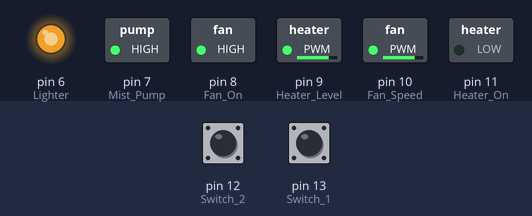
Recording of a sketch running on a simulated Arduino Uno, built with avr-gcc and run on an emulated ATmega328P. On the bench: switched loads named in the sketch (green lamp = pin HIGH), output pins drawn as LEDs (lit = HIGH). The inputs (shaded band) are chosen by the test bench; at power-on: pin 13 (Switch_1) HIGH, pin 12 (Switch_2) HIGH. What the sketch prints to the serial monitor is not drawn.

Above: at 2.29 s.
2.3 s: pin 13 (Switch_1) pulled LOW for 1 s
At 2.7 s:
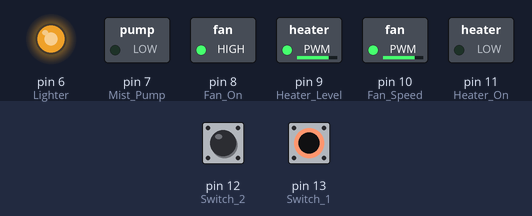
5.3 s: pin 13 (Switch_1) pulled LOW for 1 s
At 7.1 s:
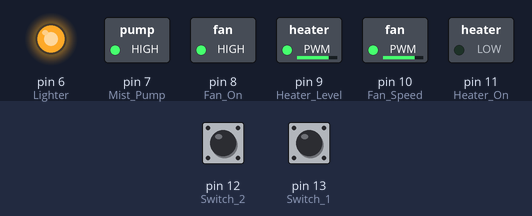
Timing chart, 0 to 8.6 s (numbered marks = the images above; inputs shaded):
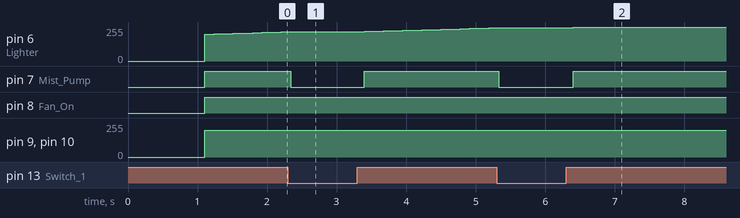

Measured:
- after the input at 2.3 s, pin 7 (Mist_Pump): HIGH → LOW at once, → HIGH 1.1 s later
- after the input at 5.3 s, pin 7 (Mist_Pump): HIGH → LOW at once, → HIGH 1.1 s later

The sketch:

ArduinoMasterexpectModule.ino
```cpp
#include <SoftwareSerial.h>
#define Switch_1        13
#define Switch_2        12
#define Lighter         6
#define Switch_1        13
#define Switch_2        12
#define Heater_On       11
#define Heater_Level    9
#define Fan_On          8
#define Fan_Speed       10
#define Mist_Pump       7

int zero = 0;
uint8_t Status_Sw1, Status_Sw2;
int error_Hu = 0;
int error_Heater = 0;
int error_Light = 0;
byte DataRead[17];
bool ClearStatus;
char Datatran[255];

int base_Hu = 200;
String base_Huu;
int base_Heater = 200;
String base_Heaterr;
int base_Light = 200;
String base_Lightt;


float Hu ;
float Tem ;
int a ;
int b ;
int c ;
int Light;
SoftwareSerial ESPPort(2, 3);
void setup() {
  // put your setup code here, to run once:
  Serial.begin(9600);
  ESPPort.begin(9600);

  pinMode(Switch_1, INPUT);
  pinMode(Switch_2, INPUT);
  pinMode(Heater_On, OUTPUT);
  pinMode(Heater_Level, OUTPUT);
  pinMode(Lighter, OUTPUT);
  pinMode(Fan_On, OUTPUT);
  pinMode(Fan_Speed, OUTPUT);
  pinMode(Mist_Pump, OUTPUT);

  digitalWrite(Heater_On, LOW);
  analogWrite(Heater_Level, 0);
  analogWrite(Lighter, 0);
  digitalWrite(Fan_On, LOW);
  analogWrite(Fan_Speed, 0);
  digitalWrite(Mist_Pump, LOW);
  ClearStatus = false;

  delay(1000);
}

void loop() {
  delay(100);
  Status_Sw1 = digitalRead(Switch_1);
  Status_Sw2 = digitalRead(Switch_2);
  digitalWrite(Mist_Pump, Status_Sw1);
  CommandReadSensor();
  //  Serial.print("OK");
  //  Serial.print(DataRead[0], HEX );
  //  Serial.print(" ");
  //  Serial.print(DataRead[1], HEX );
  //  Serial.print("  ");
  //  Serial.print(DataRead[2], HEX );
  //  Serial.print(" ");
  //  Serial.print(DataRead[3], HEX );
  //  Serial.print(" ");
  //  Serial.print(DataRead[4], HEX );
  //  Serial.print(" ");
  //  Serial.print(DataRead[5], HEX );
  //  Serial.print("   ");
  //  Serial.print(DataRead[6], HEX );
  //  Serial.print(" ");
  //  Serial.print(DataRead[7], HEX );
  //  Serial.print(" ");
  //  Serial.print(DataRead[8], HEX );
  //  Serial.print("  ");
  //  Serial.print(DataRead[9], HEX );
  //  Serial.print("   ");
  //  Serial.print(DataRead[10], HEX );
  //  Serial.print(" ");
  //  Serial.print(DataRead[11], HEX );
  //  Serial.print(" ");
  //  Serial.print(DataRead[12]);
  //  Serial.print(" ");
  //  Serial.print(DataRead[13], HEX );
  //  Serial.print(" ");
  //  Serial.print(DataRead[14], HEX );
  //  Serial.print(" ");
  //  Serial.println(DataRead[15], HEX );
  byte g = 0;
  String DataRead_10;
  if ((DataRead[10]) < 10)
  {
    DataRead_10 = String(g) + String(DataRead[10]);
  }
  else
  {
    DataRead_10 = String(DataRead[10]);
  }
  String DataRead_11;
  if ((DataRead[11]) < 10)
  {
    DataRead_11 = String(g) + String(DataRead[11]);
  }
  else
  {
    DataRead_11 = String(DataRead[11]);
  }

  String Buffer_2;
  String Humanity = String(DataRead[3]) + String(DataRead[4]) + "." + String(DataRead[5]);
  String Temp = String(DataRead[7]) + String(DataRead[8]) + "." + String(DataRead[9]);
  String Light_1 = String(DataRead[10]);
  String Light_2 = String(DataRead_11);
  String Light_3 = String(DataRead[12]);
  Hu = Humanity.toFloat();
  Tem = Temp.toFloat();
  a = Light_1.toInt();
  b = Light_2.toInt();
  c = Light_3.toInt();
  Light = (a * 16 * 16) + (b * 16) + c;
  digitalWrite(Fan_On, HIGH);

  light();
  heater();
  humanity();

  Buffer_2 = base_Huu + base_Heaterr + base_Lightt + String(Status_Sw1);
  Buffer_2.toCharArray(Datatran, 255);
  ESPPort.write(Datatran, 10);
  Serial.println(Buffer_2);
  delay(25);

  while (Status_Sw1 == 0) {

    Status_Sw1 = digitalRead(Switch_1);
  }
}
void CommandReadSensor() {

  boolean LoopRead = true;
  int Buffer_1;
  byte CommandSend[5];
  byte BufferClear;
  bool BitClear;


  //0x02 0x0A 0x23 0x2D 0x03
  CommandSend[0] = 0x02;
  CommandSend[1] = 0x0A;
  CommandSend[2] = 0x23;
  CommandSend[3] = 0x2D;
  CommandSend[4] = 0x03;

  Serial.write(CommandSend, 5);

  while (LoopRead) {

    if (Serial.available()) {

      if (ClearStatus) {

        goto Label_1;
      }

      DataRead[0] = Serial.read();

      if (DataRead[0] == 0x02) {

Label_1:
        ClearStatus = false;

        for (int i = 1; i < 15; i++) {

          while (!(Serial.available())) {

            //
          }

          DataRead[i] = Serial.read();
        }

        if (DataRead[14] == 0x03) {

          if (DataRead[1] == 0x0B) {

            Buffer_1 = DataRead[1] + DataRead[2] + DataRead[3] + DataRead[4] + DataRead[5] + DataRead[6] + DataRead[7] + DataRead[8] + DataRead[9] + DataRead[10] + DataRead[11] + DataRead[12];
            if (DataRead[13] == Buffer_1) {

              //Status = true;

            }
          }
        }
        else {

          goto Label_2;
        }

        LoopRead = false;
      }

      else {
Label_2:
        BitClear = true;

        while (BitClear) {

          unsigned long previousMicros = micros();

          while (!(Serial.available())) {

            unsigned long currentMicros = micros();

            if (currentMicros - previousMicros >= 100) {

              goto Label_3;
            }
          }

          BufferClear = Serial.read();
          if (BufferClear == 0x02) {

            BitClear = false;
            ClearStatus = true;
          }
        }

        //Label_3:
        //BitClear = false;
        //LoopRead = false;
      }
    }

Label_3:
    BitClear = false;
    LoopRead = false;
  }
}

void light()
{
  if (Light <= 1500 && Light >= 1400)
  {
    error_Light = 0;
  }
  if (Light <= 1400 && Light >= 1300)
  {
    error_Light = -1;
  }
  if (Light <= 1300 && Light >= 1200)
  {
    error_Light = -2;
  }
  if (Light <= 1200 && Light >= 1100)
  {
    error_Light = -3;
  }
  if (Light <= 1100)
  {
    error_Light = -4;
  }
  if (Light <= 1600 && Light >= 1500)
  {
    error_Light = 1;
  }
  if (Light <= 1700 && Light >= 1600)
  {
    error_Light = 2;
  }
  if (Light <= 1800 && Light >= 1700)
  {
    error_Light = 3;
  }
  if (Light <= 1900 && Light >= 1800)
  {
    error_Light = 4;
  }
  if ( Light >= 1900)
  {
    error_Light = 5;
  }

  float kp = 0.5;
  int level = kp * error_Light;;
  base_Light = base_Light - level;
  if (base_Light < 1)
  {
    base_Light = 2;
  }
  if (base_Light > 255)
  {
    base_Light = 254;
  }
  analogWrite(Lighter, base_Light);
  if (base_Light < 10)
  {
    base_Lightt = String(zero) + String(zero) + String(base_Light);
  }
  else if (base_Light < 100)
  {
    base_Lightt = String(zero)  + String(base_Light);
  }
  else
  {
    base_Lightt = String(base_Light);
  }
}

void heater()
{
//  if (Tem == 25 )
//  {
//    error_Heater = 0;
//  }
//  if (Tem == 24)
//  {
//    error_Heater = -1;
//  }
//  if (Tem == 23)
//  {
//    error_Heater = -2;
//  }
//  if (Tem == 22)
//  {
//    error_Heater = -3;
//  }
//  if (Tem <= 21 )
//  {
//    error_Heater = -4;
//  }
//  if (Tem == 26)
//  {
//    error_Heater = 1;
//  }
//  if (Tem == 27)
//  {
//    error_Heater = 2;
//  }
//  if (Tem == 28)
//  {
//    error_Heater = 3;
//  }
//  if (Tem == 29)
//  {
//    error_Heater = 4;
//  }
//  if ( Tem >= 30)
//  {
//    error_Heater = 5;
//  }
//
//  int kp = 2;
//  int level = kp * error_Heater;
//  base_Heater = base_Heater - level;
//  //  analogWrite(Lighter, base); //  digitalWrite(Fan_On, HIGH);
//  //  digitalWrite(Heater_On, LOW);
//  //
//  //    analogWrite(Fan_Speed, 255);
//  if (base_Heater < 1)
//  {
//    base_Heater = 2;
//  }
//  if (base_Heater > 255)
//  {
//    base_Heater = 254;
//  }
  analogWrite(Heater_Level, base_Heater);
  if (base_Heater < 10)
  {
    base_Heaterr = String(zero) + String(zero) + String(base_Heater);
  }
  else if (base_Heater < 100)
  {
    base_Heaterr = String(zero)  + String(base_Heater);
  }
  else
  {
    base_Heaterr = String(base_Heater);
  }
}

void humanity()
{
//  if (Hu <= 83 && Hu >= 78)
//  {
//    error_Hu = 0;
//  }
//  if (Hu < 78 && Hu >= 73)
//  {
//    error_Hu = 1;
//  }
//  if (Hu < 73 && Hu >= 68)
//  {
//    error_Hu = 2;
//  }
//  if (Hu < 68 && Hu >= 63)
//  {
//    error_Hu = 3;
//  }
//  if (Hu < 63)
//  {
//    error_Hu = 4;
//  }
//  if (Hu <= 88 && Hu > 83)
//  {
//    error_Hu = -1;
//  }
//  if (Hu <= 93 && Hu > 88)
//  {
//    error_Hu = -2;
//  }
//  if (Hu <= 98 && Hu > 93)
//  {
//    error_Hu = -3;
//  }
//  if (Hu <= 99 && Hu > 98)
//  {
//    error_Hu = -4;
//  }
//  if ( Hu >= 99)
//  {
//    error_Hu = -5;
//  }
//
//  int kp = 2;
//  int level = kp * error_Hu;;
//  base_Hu = base_Hu - level;
//  digitalWrite(Fan_On, HIGH);
//  //  digitalWrite(Heater_On, LOW);
//  //
//  if (base_Hu < 1)
//  {
//    base_Hu = 2;
//  }
//  if (base_Hu > 255)
//  {
//    base_Hu = 254;
//  }
  analogWrite(Fan_Speed, base_Hu);
  if (base_Hu < 10)
  {
    base_Huu = String(zero) + String(zero) + String(base_Hu);
  }
  else if (base_Hu < 100)
  {
    base_Huu = String(zero)  + String(base_Hu);
  }
  else
  {
    base_Huu = String(base_Hu);
  }
}
```
